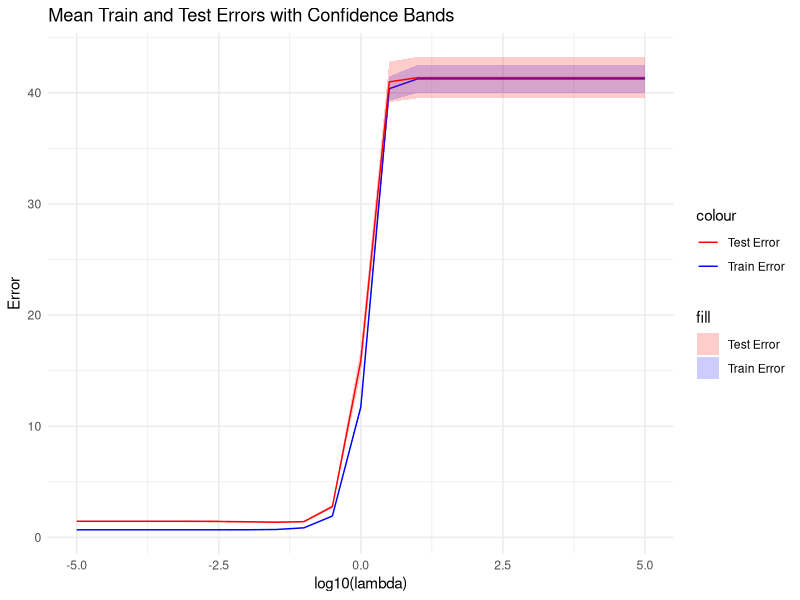
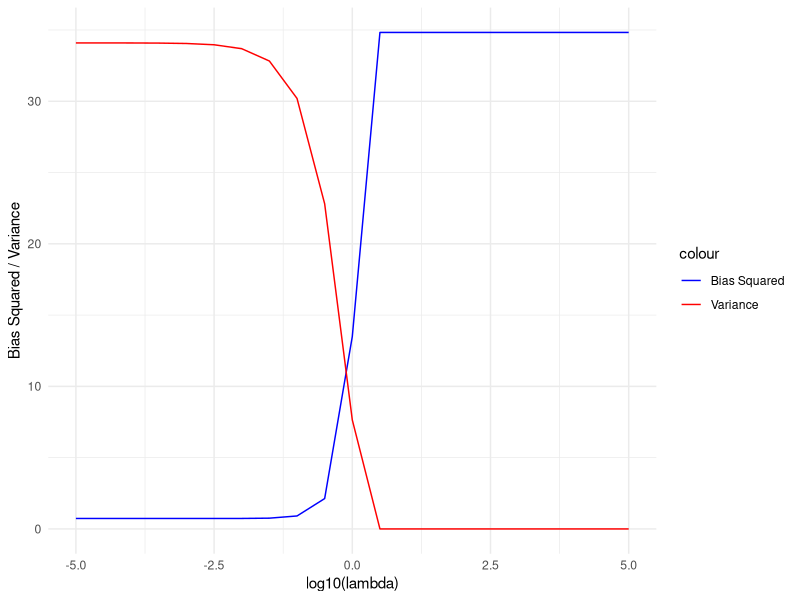
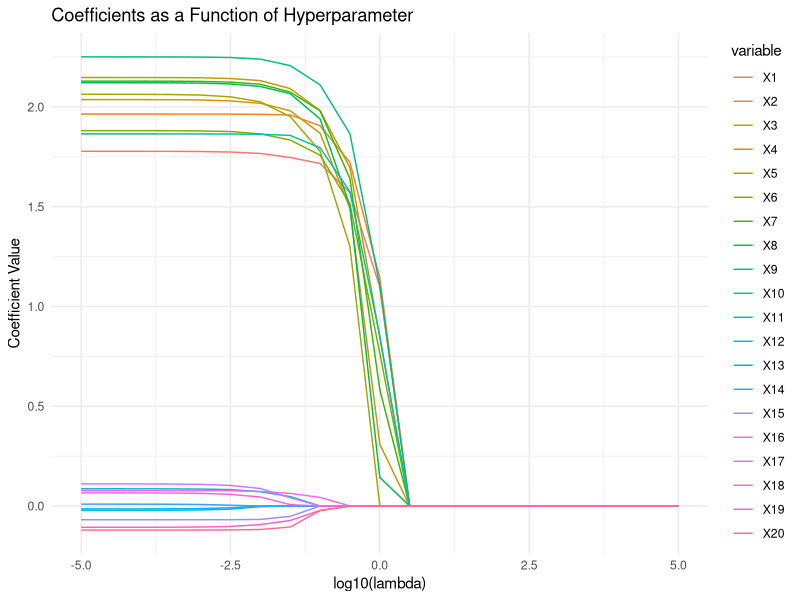

Recreate these plots in R, in order.
# Load required libraries
library(glmnet)
library(caret)
library(ggplot2)
library(reshape2)

# Set the seed for reproducibility
set.seed(123)

# Define the number of observations and relevant features
num_features_total <- 20
num_examples_total <- 100

num_trials <- 100
prop_relevant_features <- 0.5
prop_train_examples <- 0.7
ci_level <- 0.95

# Define a range of regularization parameters
lambda_seq <- 10^seq(-5, 5, by = 0.5)

# Create empty matrices to store the results
train_errors <- matrix(0, nrow = num_trials, ncol = length(lambda_seq))
test_errors <- matrix(0, nrow = num_trials, ncol = length(lambda_seq))


num_relevant_features <- prop_relevant_features * num_features_total
num_train_examples <- prop_train_examples * num_examples_total 



# Perform the trials
for (i in 1:num_trials) {
  # Generate the feature matrix
  X <- matrix(rnorm(num_features_total * num_examples_total), ncol = num_features_total)
  
  # Generate the true coefficients
  true_coefficients <- c(rep(2, num_relevant_features), rep(0, (num_features_total - num_relevant_features)))
  
  # Generate the target variable
  y <- X %*% true_coefficients + rnorm(num_examples_total)
  
  # Convert data to a dataframe
  data <- data.frame(y, X)
  
  # Split the data into training and testing sets
  train_index <- createDataPartition(data$y, p = prop_train_examples, list = FALSE)
  train_data <- data[train_index, ]
  test_data <- data[-train_index, ]
  
  # Create an empty matrix to store the coefficients
  coefficients <- matrix(0, nrow = length(lambda_seq), ncol = dim(train_data[, -1])[2])  
  
  # Lists to store the errors for this trial
  trial_train_errors <- vector("numeric", length(lambda_seq))
  trial_test_errors <- vector("numeric", length(lambda_seq))
  bias_squared <- vector("numeric", length(lambda_seq))
  variance <- vector("numeric", length(lambda_seq))
  
  # Perform Lasso regression for each lambda value
  for (j in seq_along(lambda_seq)) {
    # Train the Lasso model
    lasso_model <- glmnet(x = as.matrix(train_data[, -1]), y = train_data$y, alpha = 1, lambda = lambda_seq[j])
    
    # Make predictions on the training set
    train_predictions <- predict(lasso_model, newx = as.matrix(train_data[, -1]))
    
    # Compute the training error
    trial_train_errors[j] <- mean((train_data$y - train_predictions)^2)
    
    # Make predictions on the test set
    test_predictions <- predict(lasso_model, newx = as.matrix(test_data[, -1]))
    
    # Compute the test error
    trial_test_errors[j] <- mean((test_data$y - test_predictions)^2)
    
    # Compute the bias squared
    bias_squared[j] <- mean((train_predictions - train_data$y)^2)
    
    # Compute the variance
    variance[j] <- mean((train_predictions - mean(train_predictions))^2)
    
    # Store the coefficients for this lambda value
    coefficients[j, ] <- coef(lasso_model)[-1]
    
  }
  
  
  # Store the errors for this trial in the matrices
  train_errors[i, ] <- trial_train_errors
  test_errors[i, ] <- trial_test_errors
  
}

# Calculate the mean and standard deviation of the train and test errors
mean_train_errors <- apply(train_errors, 2, mean)
mean_test_errors <- apply(test_errors, 2, mean)
sd_train_errors <- apply(train_errors, 2, sd)
sd_test_errors <- apply(test_errors, 2, sd)

# Create a data frame with lambda and errors
error_data <- data.frame(lambda = lambda_seq, TrainError = mean_train_errors, TestError = mean_test_errors, TrainSE = sd_train_errors, TestSE = sd_test_errors)

# Plot the train and test errors with confidence bands
ggplot(error_data,aes(x = log10(lambda))) +
  geom_line(aes(y = TrainError, color = "Train Error")) +
  geom_ribbon(aes(ymin = TrainError - qnorm(0.5*(1 + ci_level)) * TrainSE/sqrt(num_trials - 1), ymax = TrainError + qnorm(0.5*(1 + ci_level)) * TrainSE/sqrt(num_trials - 1), fill = "Train Error"), alpha = 0.2) +
  geom_line(aes(y = TestError, color = "Test Error")) +
  geom_ribbon(aes(ymin = TestError - qnorm(0.5*(1 + ci_level)) * TestSE/sqrt(num_trials - 1), ymax = TestError + qnorm(0.5*(1 + ci_level)) * TestSE/sqrt(num_trials - 1), fill = "Test Error"), alpha = 0.2) +
  scale_color_manual(values = c("Train Error" = "blue", "Test Error" = "red")) +
  scale_fill_manual(values = c("Train Error" = "blue", "Test Error" = "red")) +
  labs(x = "log10(lambda)", y = "Error", title = "Mean Train and Test Errors with Confidence Bands") +
  theme_minimal() 

# Create a data frame with lambda and bias/variance
bias_variance_data <- data.frame(lambda = lambda_seq, BiasSquared = bias_squared, Variance = variance)

# Plot the bias squared and variance
ggplot(bias_variance_data, aes(x = log10(lambda))) +
  geom_line(aes(y = BiasSquared, color = "Bias Squared")) +
  geom_line(aes(y = Variance, color = "Variance")) +
  scale_color_manual(values = c("Bias Squared" = "blue", "Variance" = "red")) +
  labs(x = "log10(lambda)", y = "Bias Squared / Variance") +
  theme_minimal()


# Create a data frame with lambda and coefficients
coefficients_data <- data.frame(lambda = lambda_seq, coefficients)

# Melt the data frame to long format for plotting
melted_coefficients <- reshape2::melt(coefficients_data, id.vars = "lambda")

# Plot the coefficients as a function of the hyperparameter
ggplot(melted_coefficients, aes(x = log10(lambda), y = value, color = variable)) +
  geom_line() +
  labs(x = "log10(lambda)", y = "Coefficient Value", title = "Coefficients as a Function of Hyperparameter") +
  theme_minimal()
















